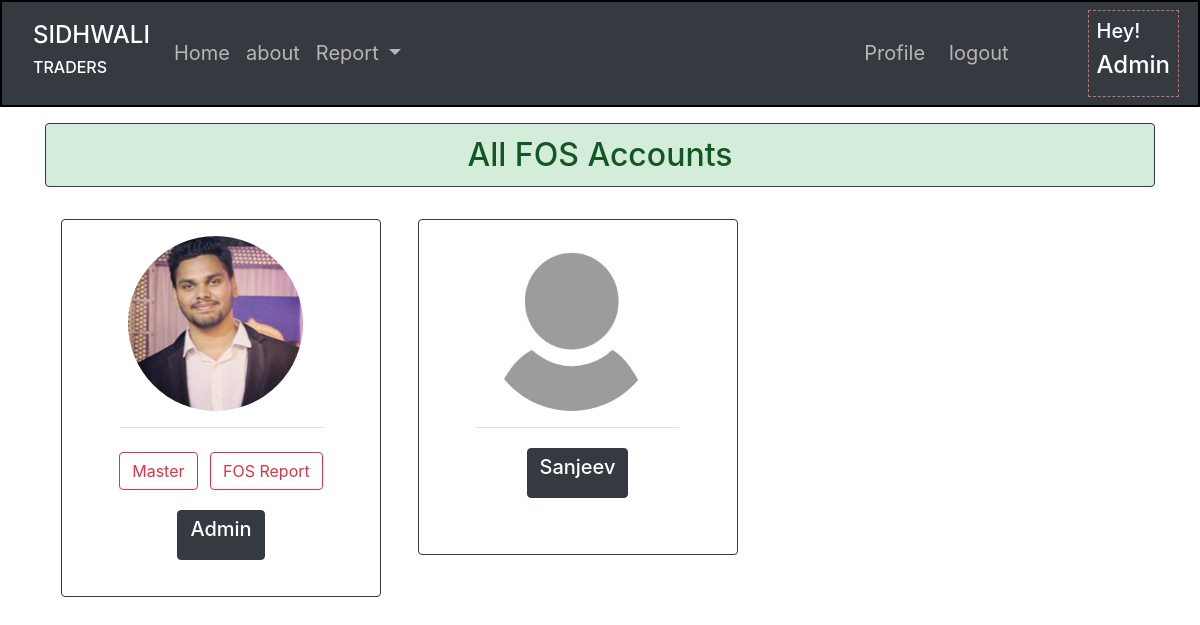
The page /home (signed in) on the database as committed earlier.
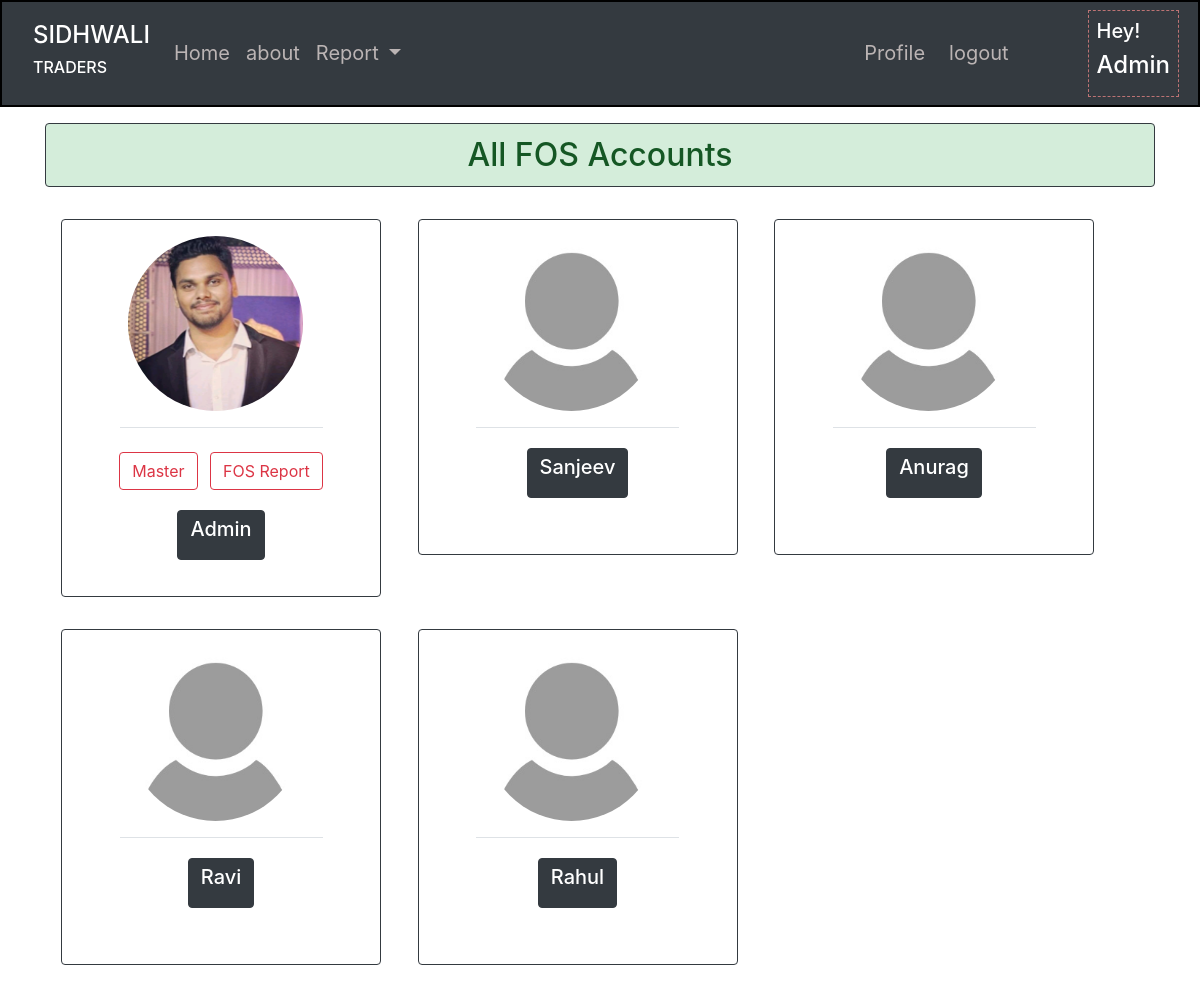
The same page on the database as committed later.
### crm/models.py (models this page shows, shortened)
class User(db.Model, UserMixin):
    id = db.Column(db.Integer, primary_key=True)
    username = db.Column(db.String(20), unique=True, nullable=False)
    email = db.Column(db.String(120), unique=True, nullable=False)
    image_file = db.Column(db.String(20), nullable=False, default="default.jpeg")
    password = db.Column(db.String(20), nullable=False)
    pos_id = db.Column(db.Integer, unique=True, nullable=False)
    hisaab = db.relationship("Hisaab", backref="fos", lazy="dynamic")

### crm/routes.py (the view)
@app.route("/home")
@login_required
def home():
    fos = User.query.all()
    return render_template(
        "home.html", title="Home", fos=fos, Hisaab=Hisaab, admin=admin, Master=Master
    )

### crm/models.py (called while the page is built)
@login_manager.user_loader
def load_user(user_id):
    return User.query.get(int(user_id))

### crm/templates/home.html (shortened to what this page needs)
{% extends "index.html" %}
{% block content  %}
<div class="container mt-3">
   <h2 class="text-center border border-dark alert alert-success">All FOS Accounts</h2>
</div>
<div class="container mt-3">
   {% for fse in fos %}
   <div class="card d-inline-flex align-items-center border border-dark m-3" style="width: 20rem; min-height: 21rem;">
      <div class="border-bottom mt-3">
         <img class="rounded-circle account-img ml-2"
            src="{{ url_for("static", filename="profile_pics/" + fse.image_file) }}">
      </div>
      {% if current_user.username != admin %}
      {% if fse == current_user %}
      <div class="inline mt-4">
         <a href="{{ url_for('hisaab') }}" class="btn btn-outline-danger mr-2">Hisaab</a>
         <a href="{{ url_for('user_hisaab', username=current_user.username) }}"
            class="btn btn-outline-danger">Report</a>
      </div>
      {% endif %}
      {% else  %}
      {% if fse == current_user %}
      <div class="inline mt-4">
         <a href="{{ url_for('master') }}" class="btn btn-outline-danger mr-2">Master</a>
         <a href="{{ url_for('report') }}" class="btn btn-outline-danger">FOS Report</a>
      </div>
      {% endif %}
      {% endif %}
      <div class="card-body text-center">
         <p>
            <button class="btn btn-dark" type="button" data-toggle="collapse"
               data-target="#{{fse.username}}collapseBlock" aria-expanded="false"
               aria-controls="{{fse.username}}collapseBlock">
               <strong>
                  <h5 class="card-title">{{fse.username}}</h5>
               </strong>
            </button>
         </p>
               {% set hisaab = Hisaab.query.filter_by(fos=fse).order_by(Hisaab.id.desc()).first() %}
      </div>
   </div>
   {% endfor %}
</div>
{% endblock content %}

### crm/templates/index.html (shortened to what this page needs)
<!doctype html>
<html lang="en">
<head>
   <link rel="stylesheet" href="https://maxcdn.bootstrapcdn.com/bootstrap/4.0.0/css/bootstrap.min.css"
>
   <link rel="stylesheet" href="{{ url_for('static', filename='main.css') }}">
</head>
<body>
   <header class="site-header">
      <nav class="navbar navbar-expand-lg navbar-dark bg-dark px-6">
         <div class="container">
            <a class="navbar-brand" href="{{ url_for('home')}}">
               <h4>
                  SIDHWALI
               </h4>
               <h6>
                  TRADERS
               </h6>
            </a>
            <div class="collapse navbar-collapse" id="navbarSupportedContent">
               <div class="navbar-nav mr-auto">
                  <li class="nav-item">
                     <a class="nav-link" href="{{ url_for('home') }}">Home</a>
                  </li>
                  <li class="nav-item">
                     <a class="nav-link" href="{{ url_for('about') }}">about</a>
                  </li>
                  <li class="nav-item dropdown">
                     <a class="nav-link dropdown-toggle" href="#" id="navbarDropdown" role="button"
                        data-toggle="dropdown" aria-haspopup="true" aria-expanded="false">
                        Report
                     </a>
                  </li>
               </div>
               <div class="navbar-nav mr-5 ml-2">
                  <div class="d-flex justify-content-center">
                     {% if current_user.is_authenticated %}
                     <li class="nav-item">
                        <a class="nav-link mr-2" href="{{ url_for('profile') }}">Profile</a>
                     </li>
                     <li class="nav-item">
                        <a class="nav-link mr-2" href="{{ url_for('logout') }}">logout</a>
                     </li>
                     {% endif %}
                  </div>
               </div>
            </div>
         </div>
         <div class="navbar-nav">
            <li class="nav-welcome p-2">
               <h5>Hey!</h5>
               <h4>{{ current_user.username }}</h4>
            </li>
         </div>
      </nav>
   </header>
   <main role="main">
      {% block content %} {% endblock content %}
   </main>
</body>
</html>

### crm/static/main.css (style rules this page uses)
body { background-color: rgb(255, 255, 255); }
.site-header { min-height: min-content; border: 2px solid black; }
.site-header .navbar-nav .nav-welcome { color: white; font-size: 6px; min-width: 0px; min-height: 80px; margin-right: 3px; border: 1px dashed rgba(219, 128, 128, 0.822); }
.site-header .navbar-nav .nav-link { color: rgb(187, 180, 180); font-size: 20px; }
.account-img { height: 175px; width: 175px; margin-right: 20px; margin-bottom: 16px; }

Rows that differ between the two databases and show on the page:
added User: image_file (placeholder picture), username "Anurag"
added User: image_file (placeholder picture), username "Ravi"
added User: image_file (placeholder picture), username "Rahul"
